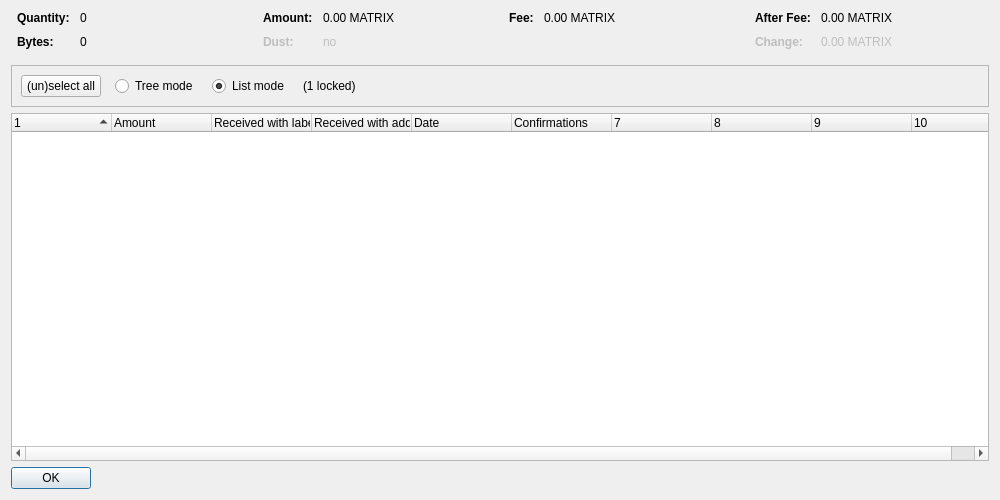
<?xml version="1.0" encoding="UTF-8"?>
<ui version="4.0">
 <class>CoinControlDialog</class>
 <widget class="QDialog" name="CoinControlDialog">
  <property name="geometry">
   <rect>
    <x>0</x>
    <y>0</y>
    <width>1000</width>
    <height>500</height>
   </rect>
  </property>
  <property name="windowTitle">
   <string>Coin Selection</string>
  </property>
  <layout class="QVBoxLayout" name="verticalLayout">
   <item>
    <layout class="QHBoxLayout" name="horizontalLayoutTop" stretch="0,0,0,0">
     <property name="topMargin">
      <number>0</number>
     </property>
     <property name="bottomMargin">
      <number>10</number>
     </property>
     <item>
      <layout class="QFormLayout" name="formLayoutCoinControl1">
       <property name="horizontalSpacing">
        <number>10</number>
       </property>
       <property name="verticalSpacing">
        <number>10</number>
       </property>
       <property name="leftMargin">
        <number>6</number>
       </property>
       <property name="rightMargin">
        <number>6</number>
       </property>
       <item row="0" column="0">
        <widget class="QLabel" name="labelCoinControlQuantityText">
         <property name="font">
          <font>
           <weight>75</weight>
           <bold>true</bold>
          </font>
         </property>
         <property name="text">
          <string>Quantity:</string>
         </property>
        </widget>
       </item>
       <item row="0" column="1">
        <widget class="QLabel" name="labelCoinControlQuantity">
         <property name="cursor">
          <cursorShape>IBeamCursor</cursorShape>
         </property>
         <property name="contextMenuPolicy">
          <enum>Qt::ActionsContextMenu</enum>
         </property>
         <property name="text">
          <string notr="true">0</string>
         </property>
         <property name="textInteractionFlags">
          <set>Qt::LinksAccessibleByMouse|Qt::TextSelectableByKeyboard|Qt::TextSelectableByMouse</set>
         </property>
        </widget>
       </item>
       <item row="1" column="0">
        <widget class="QLabel" name="labelCoinControlBytesText">
         <property name="font">
          <font>
           <weight>75</weight>
           <bold>true</bold>
          </font>
         </property>
         <property name="text">
          <string>Bytes:</string>
         </property>
        </widget>
       </item>
       <item row="1" column="1">
        <widget class="QLabel" name="labelCoinControlBytes">
         <property name="cursor">
          <cursorShape>IBeamCursor</cursorShape>
         </property>
         <property name="contextMenuPolicy">
          <enum>Qt::ActionsContextMenu</enum>
         </property>
         <property name="text">
          <string notr="true">0</string>
         </property>
         <property name="textInteractionFlags">
          <set>Qt::LinksAccessibleByMouse|Qt::TextSelectableByKeyboard|Qt::TextSelectableByMouse</set>
         </property>
        </widget>
       </item>
      </layout>
     </item>
     <item>
      <layout class="QFormLayout" name="formLayoutCoinControl2">
       <property name="horizontalSpacing">
        <number>10</number>
       </property>
       <property name="verticalSpacing">
        <number>10</number>
       </property>
       <property name="leftMargin">
        <number>6</number>
       </property>
       <property name="rightMargin">
        <number>6</number>
       </property>
       <item row="0" column="0">
        <widget class="QLabel" name="labelCoinControlAmountText">
         <property name="font">
          <font>
           <weight>75</weight>
           <bold>true</bold>
          </font>
         </property>
         <property name="text">
          <string>Amount:</string>
         </property>
        </widget>
       </item>
       <item row="0" column="1">
        <widget class="QLabel" name="labelCoinControlAmount">
         <property name="cursor">
          <cursorShape>IBeamCursor</cursorShape>
         </property>
         <property name="contextMenuPolicy">
          <enum>Qt::ActionsContextMenu</enum>
         </property>
         <property name="text">
          <string notr="true">0.00 MATRIX</string>
         </property>
         <property name="textInteractionFlags">
          <set>Qt::LinksAccessibleByMouse|Qt::TextSelectableByKeyboard|Qt::TextSelectableByMouse</set>
         </property>
        </widget>
       </item>
       <item row="1" column="0">
        <widget class="QLabel" name="labelCoinControlLowOutputText">
         <property name="enabled">
          <bool>false</bool>
         </property>
         <property name="font">
          <font>
           <weight>75</weight>
           <bold>true</bold>
          </font>
         </property>
         <property name="text">
          <string>Dust:</string>
         </property>
        </widget>
       </item>
       <item row="1" column="1">
        <widget class="QLabel" name="labelCoinControlLowOutput">
         <property name="enabled">
          <bool>false</bool>
         </property>
         <property name="cursor">
          <cursorShape>IBeamCursor</cursorShape>
         </property>
         <property name="contextMenuPolicy">
          <enum>Qt::ActionsContextMenu</enum>
         </property>
         <property name="text">
          <string notr="true">no</string>
         </property>
         <property name="textInteractionFlags">
          <set>Qt::LinksAccessibleByMouse|Qt::TextSelectableByKeyboard|Qt::TextSelectableByMouse</set>
         </property>
        </widget>
       </item>
      </layout>
     </item>
     <item>
      <layout class="QFormLayout" name="formLayoutCoinControl3">
       <property name="horizontalSpacing">
        <number>10</number>
       </property>
       <property name="verticalSpacing">
        <number>10</number>
       </property>
       <property name="leftMargin">
        <number>6</number>
       </property>
       <property name="rightMargin">
        <number>6</number>
       </property>
       <item row="0" column="0">
        <widget class="QLabel" name="labelCoinControlFeeText">
         <property name="font">
          <font>
           <weight>75</weight>
           <bold>true</bold>
          </font>
         </property>
         <property name="text">
          <string>Fee:</string>
         </property>
        </widget>
       </item>
       <item row="0" column="1">
        <widget class="QLabel" name="labelCoinControlFee">
         <property name="cursor">
          <cursorShape>IBeamCursor</cursorShape>
         </property>
         <property name="contextMenuPolicy">
          <enum>Qt::ActionsContextMenu</enum>
         </property>
         <property name="text">
          <string notr="true">0.00 MATRIX</string>
         </property>
         <property name="textInteractionFlags">
          <set>Qt::LinksAccessibleByMouse|Qt::TextSelectableByKeyboard|Qt::TextSelectableByMouse</set>
         </property>
        </widget>
       </item>
      </layout>
     </item>
     <item>
      <layout class="QFormLayout" name="formLayoutCoinControl4">
       <property name="horizontalSpacing">
        <number>10</number>
       </property>
       <property name="verticalSpacing">
        <number>10</number>
       </property>
       <property name="leftMargin">
        <number>6</number>
       </property>
       <property name="rightMargin">
        <number>6</number>
       </property>
       <item row="0" column="0">
        <widget class="QLabel" name="labelCoinControlAfterFeeText">
         <property name="font">
          <font>
           <weight>75</weight>
           <bold>true</bold>
          </font>
         </property>
         <property name="text">
          <string>After Fee:</string>
         </property>
        </widget>
       </item>
       <item row="0" column="1">
        <widget class="QLabel" name="labelCoinControlAfterFee">
         <property name="cursor">
          <cursorShape>IBeamCursor</cursorShape>
         </property>
         <property name="contextMenuPolicy">
          <enum>Qt::ActionsContextMenu</enum>
         </property>
         <property name="text">
          <string notr="true">0.00 MATRIX</string>
         </property>
         <property name="textInteractionFlags">
          <set>Qt::LinksAccessibleByMouse|Qt::TextSelectableByKeyboard|Qt::TextSelectableByMouse</set>
         </property>
        </widget>
       </item>
       <item row="1" column="0">
        <widget class="QLabel" name="labelCoinControlChangeText">
         <property name="enabled">
          <bool>false</bool>
         </property>
         <property name="font">
          <font>
           <weight>75</weight>
           <bold>true</bold>
          </font>
         </property>
         <property name="text">
          <string>Change:</string>
         </property>
        </widget>
       </item>
       <item row="1" column="1">
        <widget class="QLabel" name="labelCoinControlChange">
         <property name="enabled">
          <bool>false</bool>
         </property>
         <property name="cursor">
          <cursorShape>IBeamCursor</cursorShape>
         </property>
         <property name="contextMenuPolicy">
          <enum>Qt::ActionsContextMenu</enum>
         </property>
         <property name="text">
          <string notr="true">0.00 MATRIX</string>
         </property>
         <property name="textInteractionFlags">
          <set>Qt::LinksAccessibleByMouse|Qt::TextSelectableByKeyboard|Qt::TextSelectableByMouse</set>
         </property>
        </widget>
       </item>
      </layout>
     </item>
    </layout>
   </item>
   <item>
    <widget class="QFrame" name="frame">
     <property name="minimumSize">
      <size>
       <width>0</width>
       <height>40</height>
      </size>
     </property>
     <property name="frameShape">
      <enum>QFrame::StyledPanel</enum>
     </property>
     <property name="frameShadow">
      <enum>QFrame::Sunken</enum>
     </property>
     <layout class="QHBoxLayout" name="horizontalLayout">
      <item>
       <layout class="QHBoxLayout" name="horizontalLayoutPanel" stretch="0,0,0,0,0">
        <property name="spacing">
         <number>14</number>
        </property>
        <item>
         <widget class="QPushButton" name="pushButtonSelectAll">
          <property name="sizePolicy">
           <sizepolicy hsizetype="Maximum" vsizetype="Fixed">
            <horstretch>0</horstretch>
            <verstretch>0</verstretch>
           </sizepolicy>
          </property>
          <property name="text">
           <string>(un)select all</string>
          </property>
          <property name="autoDefault">
           <bool>false</bool>
          </property>
         </widget>
        </item>
        <item>
         <widget class="QRadioButton" name="radioTreeMode">
          <property name="sizePolicy">
           <sizepolicy hsizetype="Maximum" vsizetype="Fixed">
            <horstretch>0</horstretch>
            <verstretch>0</verstretch>
           </sizepolicy>
          </property>
          <property name="text">
           <string>Tree mode</string>
          </property>
         </widget>
        </item>
        <item>
         <widget class="QRadioButton" name="radioListMode">
          <property name="sizePolicy">
           <sizepolicy hsizetype="Maximum" vsizetype="Fixed">
            <horstretch>0</horstretch>
            <verstretch>0</verstretch>
           </sizepolicy>
          </property>
          <property name="text">
           <string>List mode</string>
          </property>
          <property name="checked">
           <bool>true</bool>
          </property>
         </widget>
        </item>
        <item>
         <widget class="QLabel" name="labelLocked">
          <property name="text">
           <string notr="true">(1 locked)</string>
          </property>
         </widget>
        </item>
        <item>
         <spacer name="horizontalSpacer">
          <property name="orientation">
           <enum>Qt::Horizontal</enum>
          </property>
          <property name="sizeHint" stdset="0">
           <size>
            <width>40</width>
            <height>20</height>
           </size>
          </property>
         </spacer>
        </item>
       </layout>
      </item>
     </layout>
    </widget>
   </item>
   <item>
    <widget class="CoinControlTreeWidget" name="treeWidget">
     <property name="contextMenuPolicy">
      <enum>Qt::CustomContextMenu</enum>
     </property>
     <property name="sortingEnabled">
      <bool>false</bool>
     </property>
     <property name="columnCount">
      <number>10</number>
     </property>
     <attribute name="headerShowSortIndicator" stdset="0">
      <bool>true</bool>
     </attribute>
     <attribute name="headerStretchLastSection">
      <bool>false</bool>
     </attribute>
     <column>
      <property name="text">
       <string/>
      </property>
     </column>
     <column>
      <property name="text">
       <string>Amount</string>
      </property>
     </column>
     <column>
      <property name="text">
       <string>Received with label</string>
      </property>
     </column>
     <column>
      <property name="text">
       <string>Received with address</string>
      </property>
     </column>
     <column>
      <property name="text">
       <string>Date</string>
      </property>
     </column>
     <column>
      <property name="text">
       <string>Confirmations</string>
      </property>
      <property name="toolTip">
       <string>Confirmed</string>
      </property>
     </column>
     <column>
      <property name="text">
       <string/>
      </property>
     </column>
     <column>
      <property name="text">
       <string/>
      </property>
     </column>
     <column>
      <property name="text">
       <string/>
      </property>
     </column>
     <column>
      <property name="text">
       <string/>
      </property>
     </column>
    </widget>
   </item>
   <item>
    <widget class="QDialogButtonBox" name="buttonBox">
     <property name="sizePolicy">
      <sizepolicy hsizetype="Maximum" vsizetype="Fixed">
       <horstretch>0</horstretch>
       <verstretch>0</verstretch>
      </sizepolicy>
     </property>
     <property name="orientation">
      <enum>Qt::Horizontal</enum>
     </property>
     <property name="standardButtons">
      <set>QDialogButtonBox::Ok</set>
     </property>
    </widget>
   </item>
  </layout>
 </widget>
 <customwidgets>
  <customwidget>
   <class>CoinControlTreeWidget</class>
   <extends>QTreeWidget</extends>
   <header>coincontroltreewidget.h</header>
  </customwidget>
 </customwidgets>
 <resources/>
 <connections/>
</ui>
